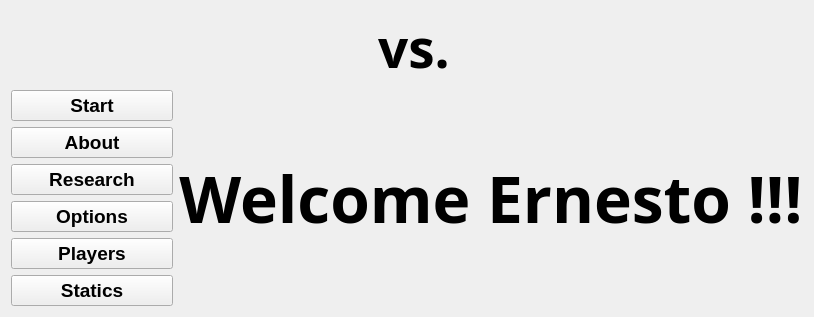
      <widget class="QWidget" name="main_tab">
       <attribute name="title">
        <string>Main Menu</string>
       </attribute>
       <layout class="QGridLayout" name="gridLayout_10">
        <item row="0" column="0" colspan="2">
         <layout class="QHBoxLayout" name="horizontalLayout_19">
          <item>
           <spacer name="horizontalSpacer_5">
            <property name="orientation">
             <enum>Qt::Horizontal</enum>
            </property>
            <property name="sizeHint" stdset="0">
             <size>
              <width>40</width>
              <height>20</height>
             </size>
            </property>
           </spacer>
          </item>
          <item>
           <widget class="QLabel" name="label_20">
            <property name="text">
             <string/>
            </property>
            <property name="pixmap">
             <pixmap>:/newPrefix/images/imagesaaaaaaa.jpg</pixmap>
            </property>
           </widget>
          </item>
          <item>
           <widget class="QLabel" name="label_3">
            <property name="maximumSize">
             <size>
              <width>1000</width>
              <height>170</height>
             </size>
            </property>
            <property name="font">
             <font>
              <family>Ravie</family>
              <pointsize>40</pointsize>
              <weight>75</weight>
              <bold>true</bold>
             </font>
            </property>
            <property name="text">
             <string> vs.</string>
            </property>
            <property name="alignment">
             <set>Qt::AlignCenter</set>
            </property>
           </widget>
          </item>
          <item>
           <widget class="QLabel" name="label_19">
            <property name="text">
             <string/>
            </property>
            <property name="pixmap">
             <pixmap>:/newPrefix/images/images.jpg</pixmap>
            </property>
           </widget>
          </item>
          <item>
           <spacer name="horizontalSpacer_9">
            <property name="orientation">
             <enum>Qt::Horizontal</enum>
            </property>
            <property name="sizeHint" stdset="0">
             <size>
              <width>40</width>
              <height>20</height>
             </size>
            </property>
           </spacer>
          </item>
         </layout>
        </item>
        <item row="1" column="0">
         <layout class="QVBoxLayout" name="verticalLayout_3">
          <item>
           <widget class="QPushButton" name="start_btn">
            <property name="minimumSize">
             <size>
              <width>162</width>
              <height>30</height>
             </size>
            </property>
            <property name="maximumSize">
             <size>
              <width>172</width>
              <height>70</height>
             </size>
            </property>
            <property name="font">
             <font>
              <pointsize>14</pointsize>
              <weight>75</weight>
              <bold>true</bold>
             </font>
            </property>
            <property name="text">
             <string>Start</string>
            </property>
           </widget>
          </item>
          <item>
           <widget class="QPushButton" name="about_btn">
            <property name="minimumSize">
             <size>
              <width>50</width>
              <height>30</height>
             </size>
            </property>
            <property name="maximumSize">
             <size>
              <width>201</width>
              <height>70</height>
             </size>
            </property>
            <property name="font">
             <font>
              <pointsize>14</pointsize>
              <weight>75</weight>
              <bold>true</bold>
             </font>
            </property>
            <property name="text">
             <string>About</string>
            </property>
           </widget>
          </item>
          <item>
           <widget class="QPushButton" name="research_btn">
            <property name="minimumSize">
             <size>
              <width>50</width>
              <height>30</height>
             </size>
            </property>
            <property name="maximumSize">
             <size>
              <width>231</width>
              <height>70</height>
             </size>
            </property>
            <property name="font">
             <font>
              <pointsize>14</pointsize>
              <weight>75</weight>
              <bold>true</bold>
             </font>
            </property>
            <property name="text">
             <string>Research</string>
            </property>
           </widget>
          </item>
          <item>
           <widget class="QPushButton" name="options_btn">
            <property name="minimumSize">
             <size>
              <width>50</width>
              <height>30</height>
             </size>
            </property>
            <property name="maximumSize">
             <size>
              <width>261</width>
              <height>70</height>
             </size>
            </property>
            <property name="font">
             <font>
              <pointsize>14</pointsize>
              <weight>75</weight>
              <bold>true</bold>
             </font>
            </property>
            <property name="text">
             <string>Options</string>
            </property>
           </widget>
          </item>
          <item>
           <widget class="QPushButton" name="players_btn">
            <property name="minimumSize">
             <size>
              <width>50</width>
              <height>30</height>
             </size>
            </property>
            <property name="maximumSize">
             <size>
              <width>291</width>
              <height>70</height>
             </size>
            </property>
            <property name="font">
             <font>
              <pointsize>14</pointsize>
              <weight>75</weight>
              <bold>true</bold>
             </font>
            </property>
            <property name="text">
             <string>Players</string>
            </property>
           </widget>
          </item>
          <item>
           <widget class="QPushButton" name="statics_btn">
            <property name="minimumSize">
             <size>
              <width>50</width>
              <height>30</height>
             </size>
            </property>
            <property name="maximumSize">
             <size>
              <width>321</width>
              <height>70</height>
             </size>
            </property>
            <property name="font">
             <font>
              <pointsize>14</pointsize>
              <weight>75</weight>
              <bold>true</bold>
             </font>
            </property>
            <property name="text">
             <string>Statics</string>
            </property>
           </widget>
          </item>
         </layout>
        </item>
        <item row="1" column="1">
         <widget class="QLabel" name="welcome_lbl">
          <property name="maximumSize">
           <size>
            <width>1000</width>
            <height>170</height>
           </size>
          </property>
          <property name="font">
           <font>
            <family>MoolBoran</family>
            <pointsize>48</pointsize>
            <weight>75</weight>
            <bold>true</bold>
           </font>
          </property>
          <property name="text">
           <string>Welcome Ernesto !!!</string>
          </property>
          <property name="alignment">
           <set>Qt::AlignCenter</set>
          </property>
         </widget>
        </item>
       </layout>
      </widget>
